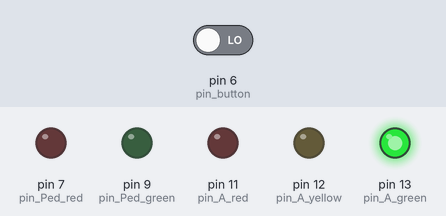
A sketch run on a simulated Arduino Uno, built with avr-gcc and run on an emulated ATmega328P. Parts: output pins drawn as LEDs (lit = HIGH). The test bench sets the inputs (shaded band); at power-on: pin 6 (pin_button) LOW.

Above: at 17.4 s.
17.5 s: pin 6 (pin_button) driven HIGH
At 22.4 s:
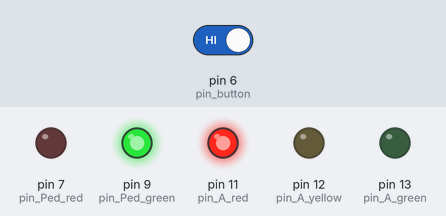
At 29.8 s:
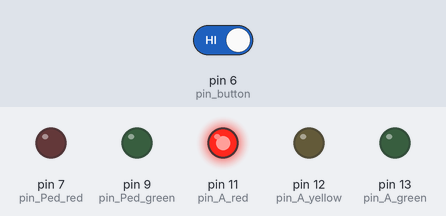
30.5 s: pin 6 (pin_button) driven LOW
At 36.7 s:
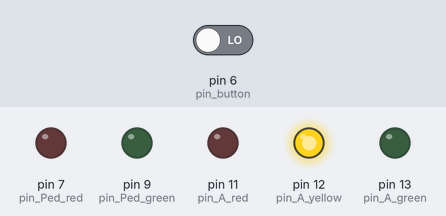
Timing chart, 0 to 73.5 s (numbered marks = the images above; inputs shaded):
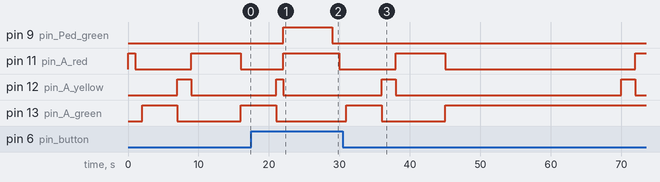

The sketch:

traffic_lights.ino
```cpp
#include "acm_traffic_lights.h"

int  pin_A_red;
int  pin_A_yellow;
int  pin_A_green;

int  pin_B_red;
int  pin_B_yellow;
int  pin_B_green;

int pin_button;
int buttonState;
int pin_Ped_green;
int pin_Ped_red;

void setup()
{
  /* UNCOMMENT FOR STEP: 0 - 4 */
  pin_A_red = 11;
  pin_A_yellow = 12;
  pin_A_green = 13;

  led_pin(pin_A_red);
  led_pin(pin_A_yellow);
  led_pin(pin_A_green);

  /* UNCOMMENT FOR STEP: 2 */
  // pin_B_red = 7;
  // pin_B_yellow = 8;
  // pin_B_green = 9;

  // led_pin(pin_B_red);
  // led_pin(pin_B_yellow);
  // led_pin(pin_B_green);

  /* UNCOMMENT FOR STEP: 3 */
  pin_button = 6;
  buttonState = 0;

  pin_Ped_red = 7;
  pin_Ped_green = 9;
  led_pin(pin_Ped_red);
  led_pin(pin_Ped_green);
}

void loop()
{
  /* STEP 0: 1 LED */

  led_mode( pin_A_red,1);
  led_delay(1);
  led_mode( pin_A_red,0);
  led_delay(1);

  /* STEP 1: ONE TRAFFIC LIGHT */

  //Traffic Light in Road A
  //Green Light for Cars -> Turn On for 5 seconds
  //Yellow Light for Cars -> Turn On for 2 seconds
  //Red Light for Cars -> Turn On for 7 seconds

  led_mode(pin_A_green,1);
  led_delay(5);
  led_mode(pin_A_green,0);
  led_mode(pin_A_yellow,1);
  led_delay(2);
  led_mode(pin_A_yellow,0);
  led_mode(pin_A_red,1);
  led_delay(7);
  led_mode(pin_A_red,0);

  /* STEP 2: TWO TRAFFIC LIGHTS */

  //Traffic Light in Road B
  //Red Light for Cars -> Turn On for 7 seconds
  //Green Light for Cars -> Turn On for 5 seconds
  //Yellow Light for Cars -> Turn On for 2 seconds

  //led_mode( pin_B_red,1); // Turn On Red Light
  //led_delay(7); // 7 seconds
  //led_mode( pin_B_red,0);
  //led_mode( pin_B_green,1);
  //led_delay(5);
  //led_mode( pin_B_red,0);
  //led_mode( pin_B_yellow,1);
  //led_delay(2);
  //led_mode( pin_B_yellow,0);


  /* STEP 3: TRAFFIC LIGHTS WITH BUTTON */

  led_mode(pin_A_green, 1);
  buttonState = button_delay(pin_button, 5);
  if (buttonState == 1)
  {
    led_mode(pin_A_green,0);
    led_mode(pin_A_yellow,1);
    led_delay(1);
    led_mode(pin_A_yellow,0);
    led_mode(pin_Ped_green,1);
    led_mode(pin_A_red,1);
    led_delay(7);
    led_mode(pin_A_red,0);
    led_mode(pin_Ped_green,0);
  }
  else
  {
    led_mode(pin_A_yellow,1);
    led_delay(2);
    led_mode(pin_A_yellow,0);
    led_mode(pin_A_red,1);
    led_delay(7);
    led_mode(pin_A_red,0);
  }

}
```

acm_traffic_lights.h
```cpp
#ifndef ACM_TRAFFIC_LIGHTS_H
# define ACM_TRAFFIC_LIGHTS_H

    void led_pin(int pin_num);
    void led_mode(int pin_num, int mode);
    void led_delay(int delay_time);

    void led_pin(int pin_num)
    {
     pinMode(pin_num,OUTPUT);
    }

    //Even though the syntax is the same
    //I am creating a new function which more suitable for the project
    // and begginer friendly
    void led_mode(int pin_num,int mode)
    {
      digitalWrite(pin_num, mode);
    }

    //Delay Time in Arduino by default is in milliseconds (ms)
    //I am making a delay function in seconds
  void led_delay(int delay_time)
  {
    delay(delay_time * 1000);
  }

  int button_delay(int pin_button, int delay_time)
  {
    int buttonState = 0;

    for(int i=0; i<5; i++)
    {
      delay(delay_time * 1000);
      buttonState = digitalRead(pin_button);

      if (buttonState == 1)
        return (buttonState);
    }
    return (0);
  }
# endif
```

Measured:
- after the input at 17.5 s, pin 9 (pin_Ped_green): LOW → HIGH after 4.5 s, → LOW 7.0 s later; pin 11 (pin_A_red): LOW → HIGH after 4.5 s, → LOW 8.0 s later; pin 12 (pin_A_yellow): LOW → HIGH after 3.5 s, → LOW 1.0 s later; pin 13 (pin_A_green): HIGH → LOW after 3.5 s
- after the input at 30.5 s, pin 9 (pin_Ped_green): stays LOW (without the input it goes to HIGH after 20.5 s); pin 13 (pin_A_green): goes on until 45.0 s, then stays HIGH
